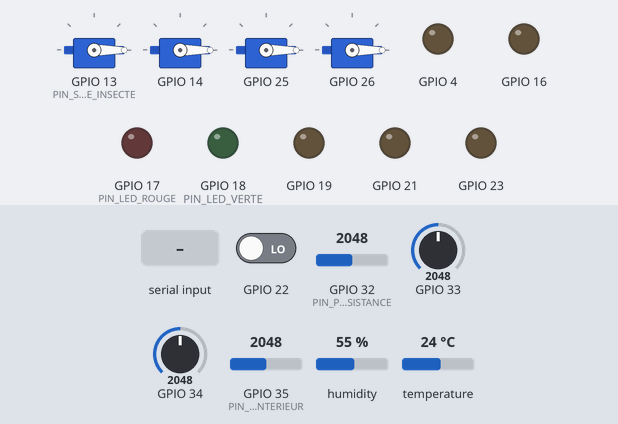
A sketch run on a simulated ESP32. Parts: 4 × servo, output pins drawn as LEDs (lit = HIGH). Inputs (shaded band) come from the test bench; at power-on: GPIO 22 LOW, GPIO 32 (PIN_PHOTORESISTANCE) = 2048, GPIO 33 = 2048, GPIO 34 = 2048, GPIO 35 (PIN_MIC_INTERIEUR) = 2048, humidity 55 %, temperature 24 °C (analog values on the 0–4095 scale). Random numbers use the default seed unless the sketch sets one; what the sketch prints to the serial monitor is not drawn.

Above: at 3.2 s.
3.3 s: "ARROSER_ENGRAIS\n" received over Serial
At 3.79 s:
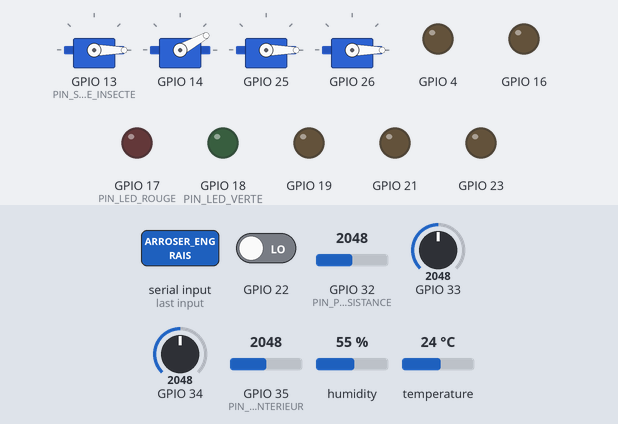
At 6.2 s:
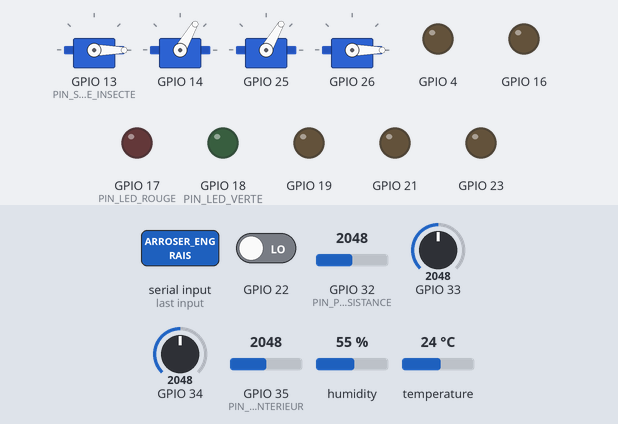
6.8 s: GPIO 22 driven HIGH
At 12.4 s:
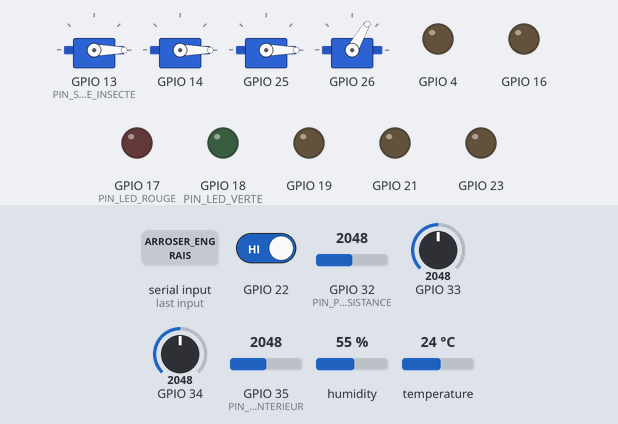
Timing chart, 0 to 23.3 s (numbered marks = the images above; inputs shaded):
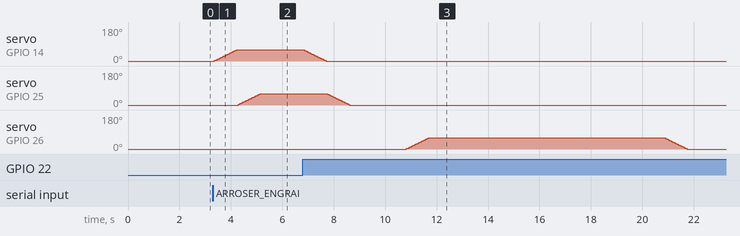

The sketch:

TranomBoly.ino
```cpp
#include "config.h"
#include "microphone.h"
#include "frequence.h"
#include "classification.h"
#include "decision.h"
#include "acces.h"
#include "repulsion.h"
#include "pollinisation.h"
#include "environnement.h"
#include "sol.h"
#include "reservoir.h"
#include "communication.h"

static int16_t tamponAnalyse[TAILLE_FENETRE];

#define INTERVALLE_ENVIRONNEMENT_MS   2500
#define INTERVALLE_RESERVOIR_CHECK_MS 60000UL  // verifie le besoin d'eau toutes les minutes
#define INTERVALLE_RESERVOIR_ENVOI_MS 1000UL

static unsigned long dernierEnvironnement = 0;
static unsigned long dernierCheckSol = 0;
static unsigned long dernierEnvoiReservoir = 0;

void setup()
{
    initCommunication();

    // Autotest de demarrage : verifie que le capteur d'ambiance repond avant
    // de faire confiance au reste de la chaine de decision
    initEnvironnement();
    DonneesEnvironnement testInitial = lireEnvironnement();
    delay(2000);
    testInitial = lireEnvironnement();
    Serial.print("A;DHT11=");
    Serial.println(testInitial.lectureValide ? "OK" : "ECHEC");

    initMicrophone();
    initAnalyseFrequence();
    initClassification();
    initAcces();
    initDecision();
    initRepulsion();
    initPollinisation();
    initSol();
    initReservoir();

    randomSeed(analogRead(PIN_MIC_INTERIEUR));

    demarrerAcquisition();
}

void loop()
{
    unsigned long maintenant = millis();

    // --- 1) Chaine acoustique : detection -> analyse -> classification -> decision ---
    if(acquisitionTerminee())
    {
        if(repulsionActive() || pollinisationActive())
        {
            // Fenetre potentiellement contaminee par le bruit de nos propres
            // actionneurs (buzzer/vibreur) : on l'ignore et on relance une
            // acquisition propre plutot que de risquer un faux classement.
            demarrerAcquisition();
        }
        else
        {
            int n = copierBuffer(tamponAnalyse, TAILLE_FENETRE);
            ResultatSpectre spectre = analyserFenetre(tamponAnalyse, n);

            Caracteristiques c;
            c.spectre = spectre;
            c.niveauInterieur = lireNiveauInterieur();

            DonneesEnvironnement env = lireEnvironnement();
            c.temperatureActuelle = env.lectureValide ? env.temperature : 25.0f;

            float confiance;
            TypeInsecte type = classifierAvecConfirmation(c, &confiance);
            EtatSysteme etat = mettreAJourDecision(type, confiance, maintenant);

            envoyerSpectre(spectre);
            envoyerEtat(etat, type, confiance, repulsionActive());

            demarrerAcquisition();
        }
    }

    // --- 2) Environnement (temperature/humidite air, luminosite, sol) ---
    if(maintenant - dernierEnvironnement > INTERVALLE_ENVIRONNEMENT_MS)
    {
        DonneesEnvironnement env = lireEnvironnement();
        int humiditeSol = lireHumiditeSolPourcent();
        envoyerEnvironnement(env, humiditeSol);
        verifierPollinisationPeriodique(maintenant, env.luminosite);
        dernierEnvironnement = maintenant;
    }

    // --- 3) Irrigation automatique (eau seule) selon l'humidite du sol ---
    // L'engrais n'est PAS declenche automatiquement ici : sans capteur
    // EC/pH, seule une commande explicite depuis Processing (ARROSER_ENGRAIS)
    // ouvre les 2 portes du reservoir - choix assume, pas une lacune cachee.
    if(maintenant - dernierCheckSol > INTERVALLE_RESERVOIR_CHECK_MS)
    {
        if(solABesoinEau() && reservoirDisponible())
        {
            demanderArrosageEau();
        }
        dernierCheckSol = maintenant;
    }

    // --- 4) Mises a jour non-bloquantes des actionneurs ---
    mettreAJourRepulsion(maintenant);
    mettreAJourPollinisation(maintenant);
    mettreAJourReservoir(maintenant);

    if(maintenant - dernierEnvoiReservoir > INTERVALLE_RESERVOIR_ENVOI_MS)
    {
        envoyerReservoir(etatReservoirActuel());
        dernierEnvoiReservoir = maintenant;
    }

    // --- 5) Commandes entrantes depuis Processing (arrosage manuel engrais, etc.) ---
    traiterCommandesEntrantes();
}
```

acces.cpp
```cpp
#include <Arduino.h>
#include "acces.h"
#include "porte.h"
#include "config.h"

#define ANGLE_INSECTE_FERME  0
#define ANGLE_INSECTE_OUVERT 90

static Porte porteInsecte;

void initAcces()
{
    initPorte(porteInsecte, PIN_SERVO_PORTE_INSECTE, ANGLE_INSECTE_FERME, ANGLE_INSECTE_OUVERT);
    pinMode(PIN_LED_VERTE, OUTPUT);
    digitalWrite(PIN_LED_VERTE, LOW);
}

void ouvrirAcces()
{
    if(!porteEstOuverte(porteInsecte))
    {
        ouvrirPorte(porteInsecte);
        digitalWrite(PIN_LED_VERTE, HIGH); // indication locale : porte ouverte, pas de LCD
    }
}

void fermerAcces()
{
    if(porteEstOuverte(porteInsecte))
    {
        fermerPorte(porteInsecte);
        digitalWrite(PIN_LED_VERTE, LOW);
    }
}

bool accesEstOuvert()
{
    return porteEstOuverte(porteInsecte);
}
```

acces.h
```cpp
#ifndef ACCES_H
#define ACCES_H

void initAcces();
void ouvrirAcces();
void fermerAcces();
bool accesEstOuvert();

#endif
```

classification.cpp
```cpp
#include "classification.h"

#define TAILLE_HISTORIQUE_DECISION 4
static TypeInsecte historiqueDecisions[TAILLE_HISTORIQUE_DECISION];
static int indexHistoriqueDecision = 0;

#define TEMPERATURE_REFERENCE 25.0f
#define COEFF_TEMPERATURE     0.015f  // ~+-1.5%/degre : approximation issue de la correlation
                                       // connue entre temperature et frequence de battement d'aile

// Bruit de fond adaptatif : mis a jour uniquement quand aucun signal n'est
// detecte, pour suivre les variations reelles du bruit ambiant (vent, heure
// de la journee...) plutot que de se fier a un seuil fixe.
static float bruitDeFondEMA = 40.0f;
#define ALPHA_EMA 0.05f
#define RATIO_ALERTE_BRUIT 1.5f

void initClassification()
{
    for(int i = 0; i < TAILLE_HISTORIQUE_DECISION; i++)
    {
        historiqueDecisions[i] = AUCUN;
    }
    bruitDeFondEMA = 40.0f;
}

static float facteurCompensationTemperature(float temperature)
{
    return 1.0f + (temperature - TEMPERATURE_REFERENCE) * COEFF_TEMPERATURE;
}

TypeInsecte classifier(const Caracteristiques &c, float *confiance)
{
    // --- Rejet immediat : signal sature (vent fort, choc sur le boitier) ---
    if(c.spectre.saturation)
    {
        *confiance = 0.0f;
        return INCERTAIN;
    }

    // --- Seuil de presence adaptatif, base sur le bruit de fond mesure ---
    if(c.spectre.energieTotale < bruitDeFondEMA * RATIO_ALERTE_BRUIT)
    {
        bruitDeFondEMA = bruitDeFondEMA * (1 - ALPHA_EMA) + c.spectre.energieTotale * ALPHA_EMA;
        *confiance = 1.0f;
        return AUCUN;
    }

    // --- Validation croisee entre les 2 microphones : si le micro interieur
    // (bruit ambiant) capte une energie comparable au micro exterieur, le
    // signal est probablement du bruit general et non un insecte localise ---
    const float RATIO_MIN_EXT_INT = 1.4f;
    if(c.niveauInterieur > 0 && (c.spectre.amplitudeDominante / c.niveauInterieur) < RATIO_MIN_EXT_INT)
    {
        *confiance = 0.5f;
        return INCERTAIN;
    }

    float facteur = facteurCompensationTemperature(c.temperatureActuelle);

    // --- Score par bande, pondere par la regularite temporelle ---
    float scorePapillon = c.spectre.energiePapillon;
    float scorePollinisateur = c.spectre.energiePollinisateur;
    float scoreNuisibleVol = c.spectre.energieNuisibleVol;

    // Vol soutenu/regulier -> renforce la piste pollinisateur.
    // Vol tres irregulier -> renforce la piste nuisible/inconnu.
    if(c.spectre.regulariteTemporelle < 15.0f)
    {
        scorePollinisateur *= 1.2f;
    }
    else if(c.spectre.regulariteTemporelle > 60.0f)
    {
        scoreNuisibleVol *= 1.15f;
    }

    // --- Signature "vol d'insecte" : presence d'une harmonique marquee
    // (rejette le bruit large-bande qui n'a pas cette structure) ---
    float ratioHarmonique = (c.spectre.amplitudeDominante > 0)
        ? (c.spectre.energieHarmonique2 / c.spectre.amplitudeDominante) : 0;
    bool signatureInsecteProbable = (ratioHarmonique > 0.15f && ratioHarmonique < 0.9f);

    float meilleurScore = max(scorePapillon, max(scorePollinisateur, scoreNuisibleVol));

    if(!signatureInsecteProbable || meilleurScore < 25.0f)
    {
        *confiance = 0.4f;
        return INCERTAIN;
    }

    *confiance = min(1.0f, meilleurScore / 100.0f);

    // Frequence dominante compensee en temperature, comparee aux bandes de reference
    float freqCompensee = c.spectre.frequenceDominante / facteur;

    if(scorePapillon == meilleurScore || (freqCompensee >= BANDE_PAPILLON_MIN && freqCompensee <= BANDE_PAPILLON_MAX))
    {
        return NUISIBLE;
    }
    if(scorePollinisateur == meilleurScore || (freqCompensee >= BANDE_POLLINISATEUR_MIN && freqCompensee <= BANDE_POLLINISATEUR_MAX))
    {
        return POLLINISATEUR;
    }
    if(scoreNuisibleVol == meilleurScore || (freqCompensee >= BANDE_NUISIBLE_VOL_MIN && freqCompensee <= BANDE_NUISIBLE_VOL_MAX))
    {
        return NUISIBLE;
    }

    *confiance = 0.3f;
    return INCERTAIN;
}

TypeInsecte classifierAvecConfirmation(const Caracteristiques &c, float *confiance)
{
    TypeInsecte decisionInstantanee = classifier(c, confiance);

    historiqueDecisions[indexHistoriqueDecision] = decisionInstantanee;
    indexHistoriqueDecision = (indexHistoriqueDecision + 1) % TAILLE_HISTORIQUE_DECISION;

    int comptePollinisateur = 0;
    int compteNuisible = 0;
    for(int i = 0; i < TAILLE_HISTORIQUE_DECISION; i++)
    {
        if(historiqueDecisions[i] == POLLINISATEUR) comptePollinisateur++;
        if(historiqueDecisions[i] == NUISIBLE) compteNuisible++;
    }

    // Une majorite sur l'historique recent est necessaire pour valider un
    // changement d'etat : evite les oscillations rapides (faux positifs isoles)
    if(compteNuisible >= (TAILLE_HISTORIQUE_DECISION / 2) + 1)
    {
        return NUISIBLE;
    }
    if(comptePollinisateur >= (TAILLE_HISTORIQUE_DECISION / 2) + 1)
    {
        return POLLINISATEUR;
    }
    return (decisionInstantanee == AUCUN) ? AUCUN : INCERTAIN;
}
```

classification.h
```cpp
#ifndef CLASSIFICATION_H
#define CLASSIFICATION_H

#include "frequence.h"

enum TypeInsecte
{
    AUCUN,
    POLLINISATEUR,
    NUISIBLE,
    INCERTAIN     // principe de precaution : signal present mais non tranche avec confiance
};

struct Caracteristiques
{
    ResultatSpectre spectre;
    float niveauInterieur;      // RMS micro interieur (reference de bruit ambiant)
    float temperatureActuelle;  // deg C, pour compensation des bandes de frequence
};

void initClassification();
TypeInsecte classifier(const Caracteristiques &c, float *confiance);
TypeInsecte classifierAvecConfirmation(const Caracteristiques &c, float *confiance);

#endif
```

communication.cpp
```cpp
#include <Arduino.h>
#include "communication.h"
#include "sol.h"
#include "config.h"

// Protocole texte simple, une trame par ligne, tag au debut :
//   S;<freqDominante>;<ampDominante>;<64 valeurs separees par des virgules>
//   E;<etatSysteme 0-3>;<typeInsecte 0-3>;<confiance 0-1>;<repulsion 0/1>
//   M;<temperature>;<humiditeAir>;<luminosite>;<humiditeSol>
//   R;<etatReservoir 0-4>
// Commandes recues depuis Processing (une par ligne) :
//   ARROSER_EAU / ARROSER_ENGRAIS

static String ligneEntrante = "";

void initCommunication()
{
    Serial.begin(115200);
}

void envoyerSpectre(const ResultatSpectre &s)
{
    Serial.print("S;");
    Serial.print(s.frequenceDominante, 1);
    Serial.print(";");
    Serial.print(s.amplitudeDominante, 1);
    Serial.print(";");
    for(int i = 0; i < TAILLE_SPECTRE_AFFICHAGE; i++)
    {
        Serial.print((int)s.spectreAffichage[i]);
        if(i < TAILLE_SPECTRE_AFFICHAGE - 1) Serial.print(",");
    }
    Serial.println();
}

void envoyerEtat(EtatSysteme etat, TypeInsecte type, float confiance, bool repulsion)
{
    Serial.print("E;");
    Serial.print((int)etat);
    Serial.print(";");
    Serial.print((int)type);
    Serial.print(";");
    Serial.print(confiance, 2);
    Serial.print(";");
    Serial.println(repulsion ? 1 : 0);
}

void envoyerEnvironnement(const DonneesEnvironnement &env, int humiditeSolPourcent)
{
    Serial.print("M;");
    Serial.print(env.temperature, 1);
    Serial.print(";");
    Serial.print(env.humiditeAir, 1);
    Serial.print(";");
    Serial.print(env.luminosite);
    Serial.print(";");
    Serial.println(humiditeSolPourcent);
}

void envoyerReservoir(EtatReservoir etat)
{
    Serial.print("R;");
    Serial.println((int)etat);
}

void traiterCommandesEntrantes()
{
    while(Serial.available() > 0)
    {
        char c = Serial.read();
        if(c == '\n')
        {
            ligneEntrante.trim();
            if(ligneEntrante == "ARROSER_EAU")
            {
                demanderArrosageEau();
            }
            else if(ligneEntrante == "ARROSER_ENGRAIS")
            {
                demanderArrosageEngrais();
            }
            ligneEntrante = "";
        }
        else if(c != '\r')
        {
            ligneEntrante += c;
        }
    }
}
```

communication.h
```cpp
#ifndef COMMUNICATION_H
#define COMMUNICATION_H

#include "frequence.h"
#include "classification.h"
#include "decision.h"
#include "environnement.h"
#include "reservoir.h"

void initCommunication();
void envoyerSpectre(const ResultatSpectre &s);
void envoyerEtat(EtatSysteme etat, TypeInsecte type, float confiance, bool repulsion);
void envoyerEnvironnement(const DonneesEnvironnement &env, int humiditeSolPourcent);
void envoyerReservoir(EtatReservoir etat);
void traiterCommandesEntrantes();

#endif
```

decision.cpp
```cpp
#include <Arduino.h>
#include "decision.h"
#include "acces.h"
#include "repulsion.h"
#include "pollinisation.h"
#include "config.h"

static EtatSysteme etat = ETAT_VEILLE;
static unsigned long dernierChangementEtat = 0;

#define DUREE_MIN_PRUDENCE_MS  3000
#define DUREE_OUVERTURE_MS     8000
#define DUREE_ALERTE_MS        5000

void initDecision()
{
    pinMode(PIN_LED_ROUGE, OUTPUT);
    digitalWrite(PIN_LED_ROUGE, LOW);
    etat = ETAT_VEILLE;
    dernierChangementEtat = millis();
}

static void changerEtat(EtatSysteme nouvelEtat, unsigned long maintenant)
{
    if(nouvelEtat == etat)
    {
        return;
    }
    etat = nouvelEtat;
    dernierChangementEtat = maintenant;

    switch(etat)
    {
        case ETAT_VEILLE:
            fermerAcces();
            digitalWrite(PIN_LED_ROUGE, LOW);
            break;
        case ETAT_PRUDENCE:
            digitalWrite(PIN_LED_ROUGE, LOW);
            break;
        case ETAT_OUVERT:
            ouvrirAcces();
            digitalWrite(PIN_LED_ROUGE, LOW);
            declencherPollinisation(1500); // profite de la visite detectee pour assister la pollinisation
            break;
        case ETAT_ALERTE:
            fermerAcces();
            digitalWrite(PIN_LED_ROUGE, HIGH);
            declencherRepulsion();
            break;
    }
}

EtatSysteme mettreAJourDecision(TypeInsecte type, float confiance, unsigned long maintenant)
{
    unsigned long dansEtatDepuis = maintenant - dernierChangementEtat;

    switch(etat)
    {
        case ETAT_VEILLE:
            if(type == POLLINISATEUR && confiance > 0.5f)
            {
                changerEtat(ETAT_OUVERT, maintenant);
            }
            else if(type == NUISIBLE && confiance > 0.6f)
            {
                changerEtat(ETAT_ALERTE, maintenant);
            }
            else if(type == INCERTAIN)
            {
                changerEtat(ETAT_PRUDENCE, maintenant);
            }
            break;

        case ETAT_PRUDENCE:
            if(type == NUISIBLE && confiance > 0.5f)
            {
                changerEtat(ETAT_ALERTE, maintenant);
            }
            else if(type == POLLINISATEUR && confiance > 0.5f)
            {
                changerEtat(ETAT_OUVERT, maintenant);
            }
            else if(dansEtatDepuis > DUREE_MIN_PRUDENCE_MS && type == AUCUN)
            {
                changerEtat(ETAT_VEILLE, maintenant);
            }
            break;

        case ETAT_OUVERT:
            if(type == NUISIBLE && confiance > 0.6f)
            {
                changerEtat(ETAT_ALERTE, maintenant);
            }
            else if(dansEtatDepuis > DUREE_OUVERTURE_MS)
            {
                changerEtat(ETAT_VEILLE, maintenant);
            }
            break;

        case ETAT_ALERTE:
            if(dansEtatDepuis > DUREE_ALERTE_MS)
            {
                changerEtat((type == AUCUN) ? ETAT_VEILLE : ETAT_PRUDENCE, maintenant);
            }
            break;
    }

    return etat;
}

EtatSysteme etatActuel()
{
    return etat;
}
```

decision.h
```cpp
#ifndef DECISION_H
#define DECISION_H

#include "classification.h"

enum EtatSysteme
{
    ETAT_VEILLE,
    ETAT_PRUDENCE,
    ETAT_OUVERT,
    ETAT_ALERTE
};

void initDecision();
EtatSysteme mettreAJourDecision(TypeInsecte type, float confiance, unsigned long maintenant);
EtatSysteme etatActuel();

#endif
```

environnement.cpp
```cpp
#include <Arduino.h>
#include <DHT.h>
#include "environnement.h"
#include "config.h"

static DHT capteurDHT(PIN_DHT11, DHT11);
static DonneesEnvironnement derniereLecture = { 25.0f, 50.0f, 0, false };
static unsigned long derniereLectureDHT = 0;
#define INTERVALLE_LECTURE_DHT_MS 2500 // le DHT11 ne supporte pas des lectures plus frequentes que ~1s

void initEnvironnement()
{
    capteurDHT.begin();
    pinMode(PIN_PHOTORESISTANCE, INPUT);
}

DonneesEnvironnement lireEnvironnement()
{
    unsigned long maintenant = millis();

    if(maintenant - derniereLectureDHT >= INTERVALLE_LECTURE_DHT_MS)
    {
        float t = capteurDHT.readTemperature();
        float h = capteurDHT.readHumidity();

        if(!isnan(t) && !isnan(h))
        {
            derniereLecture.temperature = t;
            derniereLecture.humiditeAir = h;
            derniereLecture.lectureValide = true;
        }
        else
        {
            // Capteur non repondu : on garde la derniere valeur valide plutot
            // que de propager une valeur aberrante dans la classification
            derniereLecture.lectureValide = false;
        }
        derniereLectureDHT = maintenant;
    }

    derniereLecture.luminosite = analogRead(PIN_PHOTORESISTANCE);
    return derniereLecture;
}
```

environnement.h
```cpp
#ifndef ENVIRONNEMENT_H
#define ENVIRONNEMENT_H

struct DonneesEnvironnement
{
    float temperature;
    float humiditeAir;
    int luminosite;
    bool lectureValide;
};

void initEnvironnement();
DonneesEnvironnement lireEnvironnement();

#endif
```

Source omitted: frequence.cpp (5129 bytes), frequence.h (1557 bytes), microphone.cpp (2717 bytes), microphone.h (450 bytes), pollinisation.cpp (1588 bytes), pollinisation.h (303 bytes), repulsion.cpp (2196 bytes), repulsion.h (176 bytes), reservoir.cpp (4789 bytes), reservoir.h (421 bytes), sol.cpp (1050 bytes), sol.h (106 bytes) and 3 more

Measured:
- after the input at 3.3 s, servo on GPIO 14: moves from 0° to 60° over 0.90 s, starting after 0.05 s; servo on GPIO 25: moves from 0° to 60° over 0.87 s, starting after 0.98 s
- after the input at 6.8 s, servo on GPIO 14: moves from 60° to 0° over 0.90 s, starting at once; servo on GPIO 25: moves from 60° to 0° over 0.87 s, starting after 0.95 s; servo on GPIO 26: rises from 0° to 60° in 0.90 s, then falls to 0° in 10.0 s
